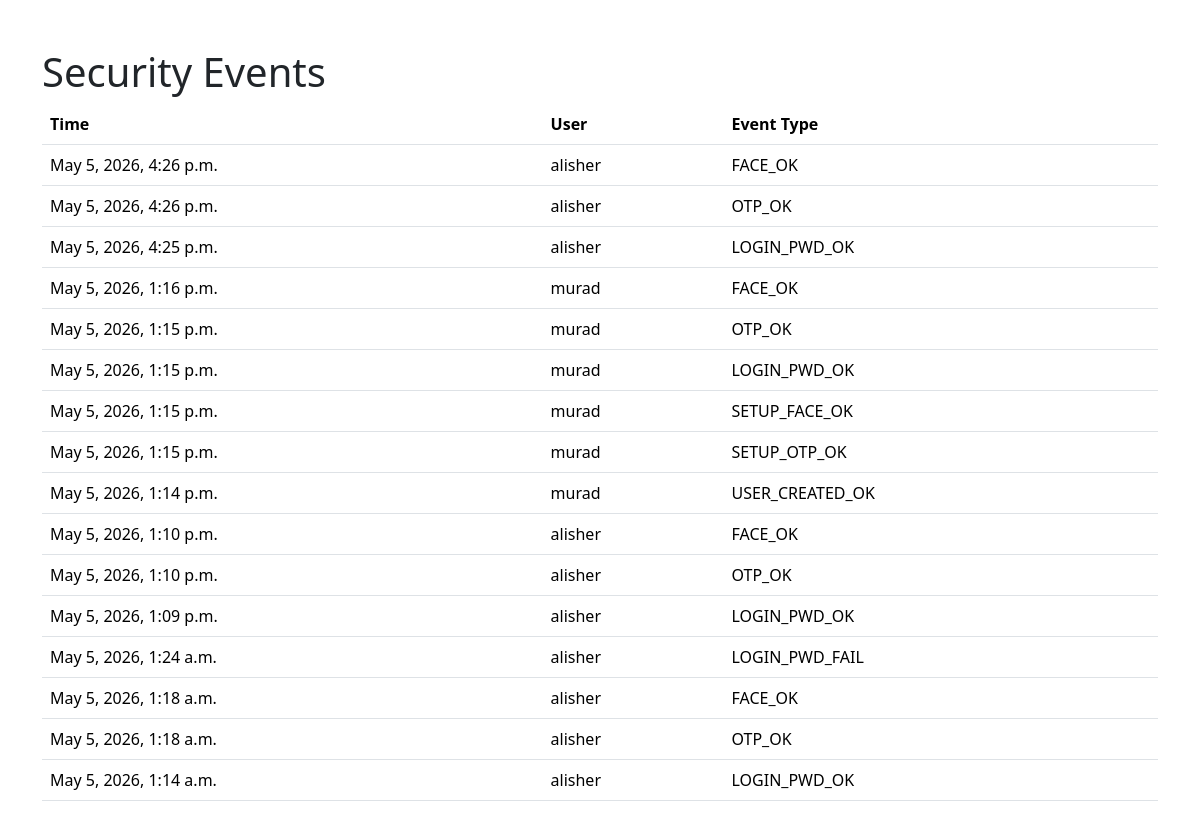
The app's page /security_events/ (signed in), older data.
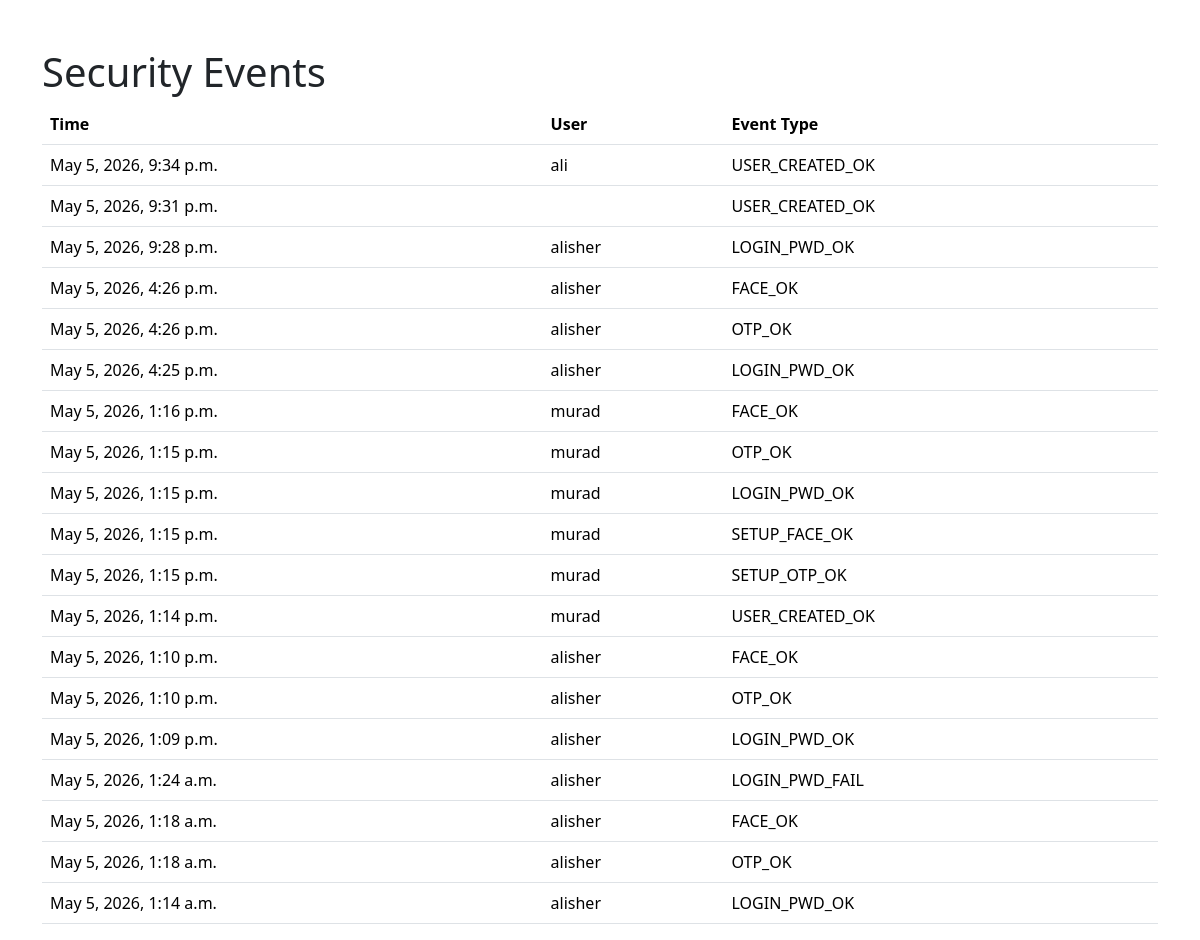
The same page, newer data.
### security/models.py (models this page shows, shortened)
class SecurityEvent(models.Model):
    id = models.BigAutoField(primary_key=True)
    user = models.ForeignKey(User, on_delete=models.SET_NULL, null=True, blank=True)
    created_at = models.DateTimeField(auto_now_add=True)
    event_type = models.CharField(choices=EventType.choices, max_length=64)

### security/views.py (the view)
# urls.py: path('security_events/', views.security_events, name='security_events'),
@login_required(login_url="login_password")
def security_events(request):
    events = SecurityEvent.objects.all().order_by('-created_at')
    return render(request, 'security_events.html', {'events': events})

### templates/security_events.html
{% extends 'partials/base.html' %}
{% block content %}
<div class="container mt-5">
    <h1>Security Events</h1>
    {% if events %}
        <table class="table">
            <thead>
                <tr>
                    <th>Time</th>
                    <th>User</th>
                    <th>Event Type</th>
                </tr>
            </thead>
            <tbody>
                {% for event in events %}
                    <tr>
                        <td>{{ event.created_at }}</td>
                        <td>{{ event.user.username }}</td>
                        <td>{{ event.event_type }}</td>
                    </tr>
                {% endfor %}
            </tbody>
        </table>
    {% else %}
        <p>No security events recorded.</p>
    {% endif %}
</div>
{% endblock %}

Row changes from the older to the newer data that the page shows:
added SecurityEvent: created_at "May 5, 2026, 9:34 p.m.", user.username "ali", event_type "USER_CREATED_OK"
added SecurityEvent: created_at "May 5, 2026, 9:31 p.m.", event_type "USER_CREATED_OK"
added SecurityEvent: created_at "May 5, 2026, 9:28 p.m.", user.username "alisher", event_type "LOGIN_PWD_OK"
